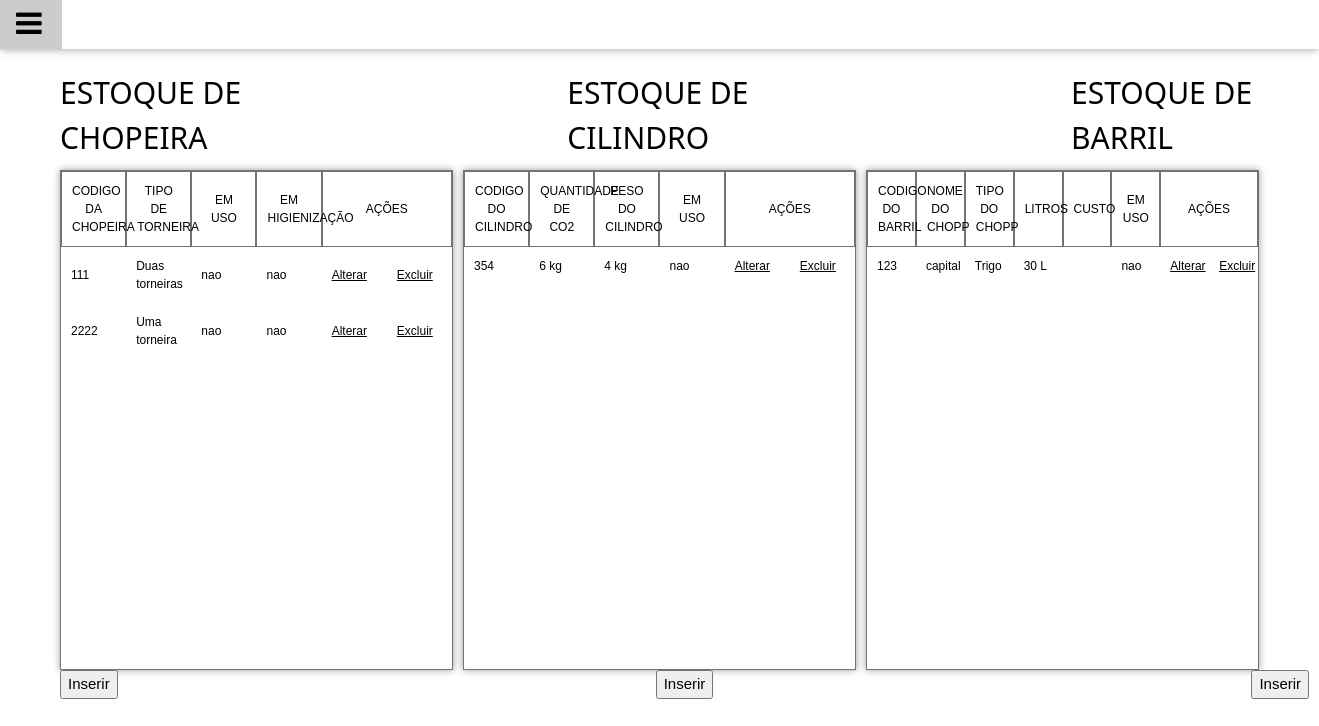
Page /Paginas/estoque.php (signed in) on the committed database.
### tables this page shows
CREATE TABLE `estoque_chopeiras` (
  `idChopeira` int(11) NOT NULL,
  `codigoChopeira` varchar(5) NOT NULL,
  `tipoTorneira` varchar(45) NOT NULL,
  `emUso` varchar(3) NOT NULL,
  `emHigienizacao` varchar(3) NOT NULL
);

CREATE TABLE `estoque_cilindros` (
  `idCilindro` int(11) NOT NULL,
  `codigoCilindro` varchar(5) NOT NULL,
  `kg_co2` int(2) NOT NULL,
  `pesoCilindro` int(2) NOT NULL,
  `emUso` varchar(3) NOT NULL
);

CREATE TABLE `estoque_barris` (
  `idBarril` int(11) NOT NULL,
  `numeroBarril` varchar(8) NOT NULL,
  `nomeChopp` varchar(12) NOT NULL,
  `tipoChopp` varchar(7) NOT NULL,
  `litros` varchar(2) NOT NULL,
  `emUso` varchar(3) NOT NULL,
  `custo` varchar(3) NOT NULL
);

### Paginas/estoque.php (the view, shortened to what this page needs)
<?php
include('../PaginasControle/conexao.php');
$consulta1 ="SELECT * FROM estoque_chopeiras";
$consulta2 ="SELECT * FROM estoque_cilindros";
$consulta3 ="SELECT * FROM estoque_barris";
$con1 = mysqli_query($conexao, $consulta1);
$con2 = mysqli_query($conexao, $consulta2);
$con3 = mysqli_query($conexao, $consulta3);
$totalEstChopeiras = mysqli_num_rows($con1);
$totalEstCilindros = mysqli_num_rows($con2);
$totalEstBarris = mysqli_num_rows($con3);
?>
<!DOCTYPE html>
<html>
<head lang="pt-br">
	<link rel="stylesheet" type="text/css" href="../css/style.css">
	<link rel="stylesheet" href="https://cdnjs.cloudflare.com/ajax/libs/font-awesome/4.7.0/css/font-awesome.min.css">
</head>
<body>
	<div class="w3-top">
	  <div class="w3-bar w3-white w3-card" id="myNavbar">
	    <a href="javascript:void(0)" class="w3-bar-item w3-button w3-wide" onclick="w3_open()"><i class="fa fa-bars fa-2x"></i></a>
	  </div>
	</div>
	<section>
		<div class="containerEstoque">
			<div class="login">
				<div class="nomesTabelas">
					<div>
						<h2>ESTOQUE DE CHOPEIRA</h2>
					</div>
					<div>
						<h2>ESTOQUE DE CILINDRO</h2>
					</div>
					<div>
						<h2>ESTOQUE DE BARRIL</h2>
					</div>
				</div>
				<div id="tabelas">
					<div id="tabela1">
						<div id="tbl-header">
							<table cellpadding="2" cellspacing="0" border="0">
								<thead>
								   <tr>
								       <th>Codigo da chopeira</th>
								       <th>Tipo de torneira</th>
								       <th>Em uso</th>
								       <th>Em higienização</th>
								       <th colspan="2">Ações</th>
								   </tr>
								   </thead>
							</table>
						</div>
						<div class="tbl-content">
							<?php while ($dado = mysqli_fetch_array($con1)) { ?>
								<table  border="0" cellspacing="0" cellpadding="0">
										<tr>
											<td><?php echo $dado['codigoChopeira']; ?></td>
											<td><?php echo $dado['tipoTorneira']; ?></td>
											<td><?php echo $dado['emUso']; ?></td>
											<td><?php echo $dado['emHigienizacao']; ?></td>
											<td><a href='EditarEstoqueChopeira.php?id=<?php echo $dado['idChopeira']; ?>'>Alterar</a></td>
											<td><a href='DelEstoqueChopeira.php?id=<?php echo $dado['idChopeira']; ?>'>Excluir</a></td>
										</tr>
									<?php
							            } if ($totalEstChopeiras == '0') {
							                echo "Não há registros!";
							            }
					        		?>
			        			</table>
			        	</div>
					</div>
					<div id="tabela2">
						<div id="tbl-header">
							<table cellpadding="2" cellspacing="0" border="0">
								<thead>
								   <tr>
								       <th>Codigo do cilindro</th>
								       <th>Quantidade de Co2</th>
								       <th>Peso do cilindro</th>
								       <th>em Uso</th>
								       <th colspan="2">Ações</th>
								   </tr>
								   </thead>
							</table>
						</div>
						<div class="tbl-content">
							<?php while ($dado = mysqli_fetch_array($con2)) { ?>
								<table cellpadding="0" cellspacing="0" border="0">
										<tr>
											<td><?php echo $dado['codigoCilindro']; ?></td>
											<td><?php echo $dado['kg_co2']; ?> kg</td>
											<td><?php echo $dado['pesoCilindro']; ?> kg</td>
											<td><?php echo $dado['emUso']; ?></td>
											<td><a href='EditarEstoqueCilindro.php?id=<?php echo $dado['idCilindro']; ?>'>Alterar</a></td>
											<td><a href='DelEstoqueCilindro.php?id=<?php echo $dado['idCilindro']; ?>'>Excluir</a></td>
										</tr>
									<?php
							            } if ($totalEstCilindros == '0') {
							                echo "Não há registros!";
							            }
					        		?>
								</table>
						</div>
					</div>
					<div id="tabela3">
						<div id="tbl-header">
							<table cellpadding="2" cellspacing="0" border="0">
								<thead>
								   <tr>
								       <th>Codigo do barril</th>
								       <th>Nome do chopp</th>
								       <th>Tipo do chopp</th>
								       <th>Litros</th>
								       <th>Custo</th>
								       <th>Em uso</th>
								       <th colspan="2">Ações</th>
								   </tr>
								   </thead>
							</table>
						</div>
						<div class="tbl-content">
							<?php while ($dado = mysqli_fetch_array($con3)) { ?>
								<table cellpadding="0" cellspacing="0" border="0">
										<tr>
											<td><?php echo $dado['numeroBarril']; ?></td>
											<td><?php echo $dado['nomeChopp']; ?></td>
											<td><?php echo $dado['tipoChopp']; ?></td>
											<td><?php echo $dado['litros']; ?> L</td>
											<td><?php echo $dado['custo']; ?></td>
											<td><?php echo $dado['emUso']; ?></td>
											<td><a href='EditarEstoqueBarril.php?id=<?php echo $dado['idBarril']; ?>'>Alterar</a></td>
											<td><a href='DelEstoqueBarril.php?id=<?php echo $dado['idBarril']; ?>'>Excluir</a></td>
										</tr>
									<?php
							            } if ($totalEstBarris == '0') {
							                echo "Não há registros!";
							            }
					        		?>
								</table>
						</div>
					</div>
				</div>
			</div>
			<div class="btnTabelasteste">
				<div class="btnTabela1">
					<form action="cadEstChopeira.php">
						<button id="botao">Inserir</button>
					</form>
				</div>
				<div class="btnTabela2">
					<form action="cadEstCilindro.php">
						<button id="botao">Inserir</button>
					</form>
				</div>
				<div class="btnTabela3">
					<form action="cadEstBarril.php">
						<button id="botao">Inserir</button>
					</form>
				</div>
			</div>
		</div>
	</section>
</body>
</html>

### css/style.css (style rules this page uses)
html { box-sizing:border-box }
*,*:before,*:after { box-sizing:inherit }
html { -ms-text-size-adjust:100%;-webkit-text-size-adjust:100% }
body { margin:0 }
article,aside,details,figcaption,figure,footer,header,main,menu,nav,section { display:block }
a { background-color:transparent }
button,input,select,textarea,optgroup { font:inherit;margin:0 }
button,input { overflow:visible }
button,select { text-transform:none }
button,[type=button],[type=reset],[type=submit] { -webkit-appearance:button }
html,body { font-family:Verdana,sans-serif;font-size:15px;line-height:1.5 }
html { overflow-x:hidden }
h2 { font-size:30px }
h1,h2,h3,h4,h5,h6 { font-family:"Segoe UI",Arial,sans-serif;font-weight:400;margin:10px 0 }
.w3-wide { letter-spacing:4px }
a { color:inherit }
.w3-btn,.w3-button { border:none;display:inline-block;padding:8px 16px;vertical-align:middle;overflow:hidden;text-decoration:none;color:inherit;background-color:inherit;text-align:center;cursor:pointer;white-space:nowrap }
.w3-btn,.w3-button { -webkit-touch-callout:none;-webkit-user-select:none;-khtml-user-select:none;-moz-user-select:none;-ms-user-select:none;user-select:none }
.w3-bar { width:100%;overflow:hidden }
.w3-bar .w3-bar-item { padding:8px 16px;float:left;width:auto;border:none;display:block;outline:0 }
.w3-bar .w3-button { white-space:normal }
.w3-container:after,.w3-container:before,.w3-panel:after,.w3-panel:before,.w3-row:after,.w3-row:before,.w3-row-padding:after,.w3-row-padding:before, .w3-cell-row:before,.w3-cell-row:after,.w3-clear:after,.w3-clear:before,.w3-bar:before,.w3-bar:after { content:"";display:table;clear:both }
.w3-top,.w3-bottom { position:fixed;width:100%;z-index:1 }
.w3-top { top:0 }
.w3-card,.w3-card-2 { box-shadow:0 2px 5px 0 rgba(0,0,0,0.16),0 2px 10px 0 rgba(0,0,0,0.12) }
.w3-white,.w3-hover-white:hover { color:#000!important;background-color:#fff!important }
#tabelas { display: flex; height: 500px; gap: 10px; }
#tabela1 { overflow-y: scroll; border: solid 1px rgba(0, 0, 0, 0.55); box-shadow: 0px 0px 7px 0px rgba(50, 50, 50, 0.5); }
#tabela2 { overflow-y: scroll; border: solid 1px rgba(0, 0, 0, 0.55); box-shadow: 0px 0px 7px 0px rgba(50, 50, 50, 0.5); }
#tabela3 { overflow-y: scroll; border: solid 1px rgba(0, 0, 0, 0.55); box-shadow: 0px 0px 7px 0px rgba(50, 50, 50, 0.5); }
.btnTabelasteste { display: flex; gap: 538px; }
.nomesTabelas { display: flex; gap: 290px; }
section { margin: 60px; }
th { padding: 10px; text-align: center; font-weight: 500; font-size: 12px; border: solid 1px rgba(0, 0, 0, 0.55); text-transform: uppercase; }
td { padding: 10px; text-align: left; vertical-align:middle; font-weight: 300; font-size: 12px; color: black; }
table { width:100%; table-layout: fixed; }

### rows in the picture
estoque_chopeiras: codigoChopeira "111", tipoTorneira "Duas torneiras", emUso "nao", emHigienizacao "nao"
estoque_chopeiras: codigoChopeira "2222", tipoTorneira "Uma torneira", emUso "nao", emHigienizacao "nao"
estoque_cilindros: codigoCilindro "354", kg_co2 "6", pesoCilindro "4", emUso "nao"
estoque_barris: numeroBarril "123", nomeChopp "capital", tipoChopp "Trigo", litros "30", emUso "nao"
